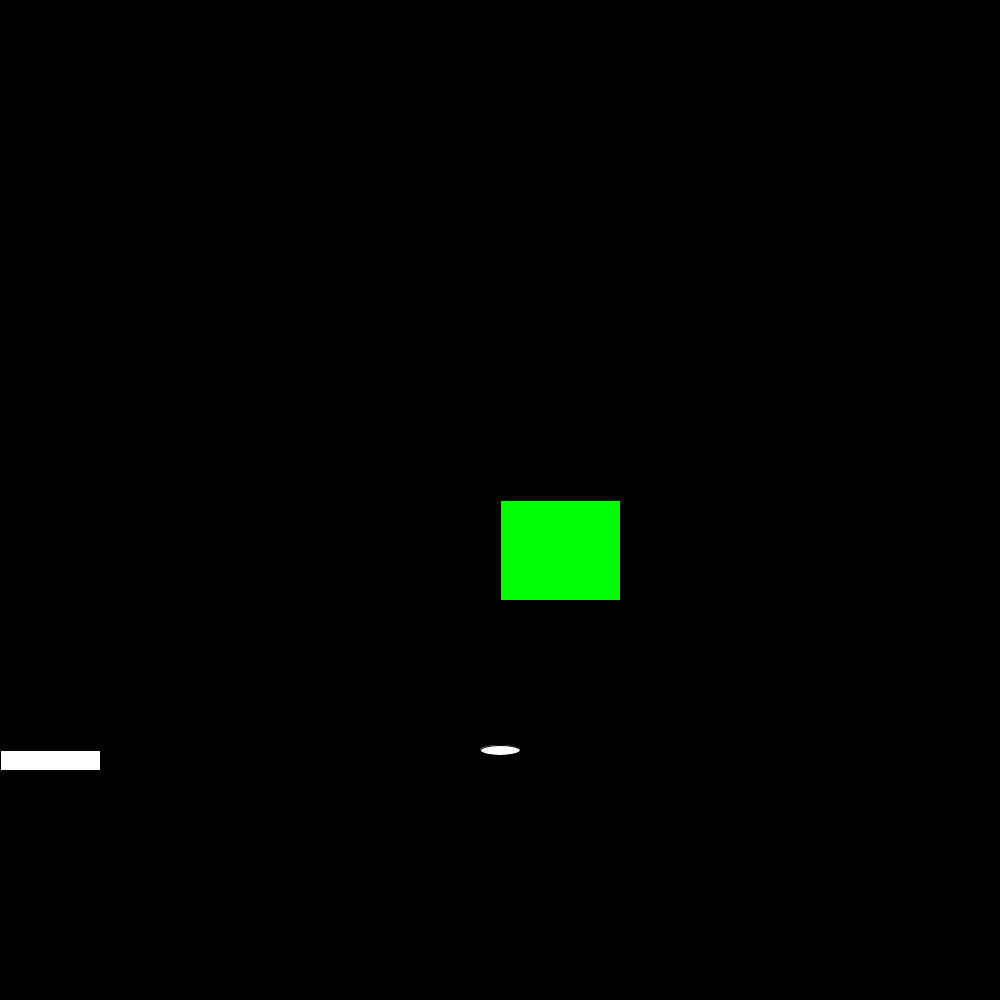
Frame 1 (no input)
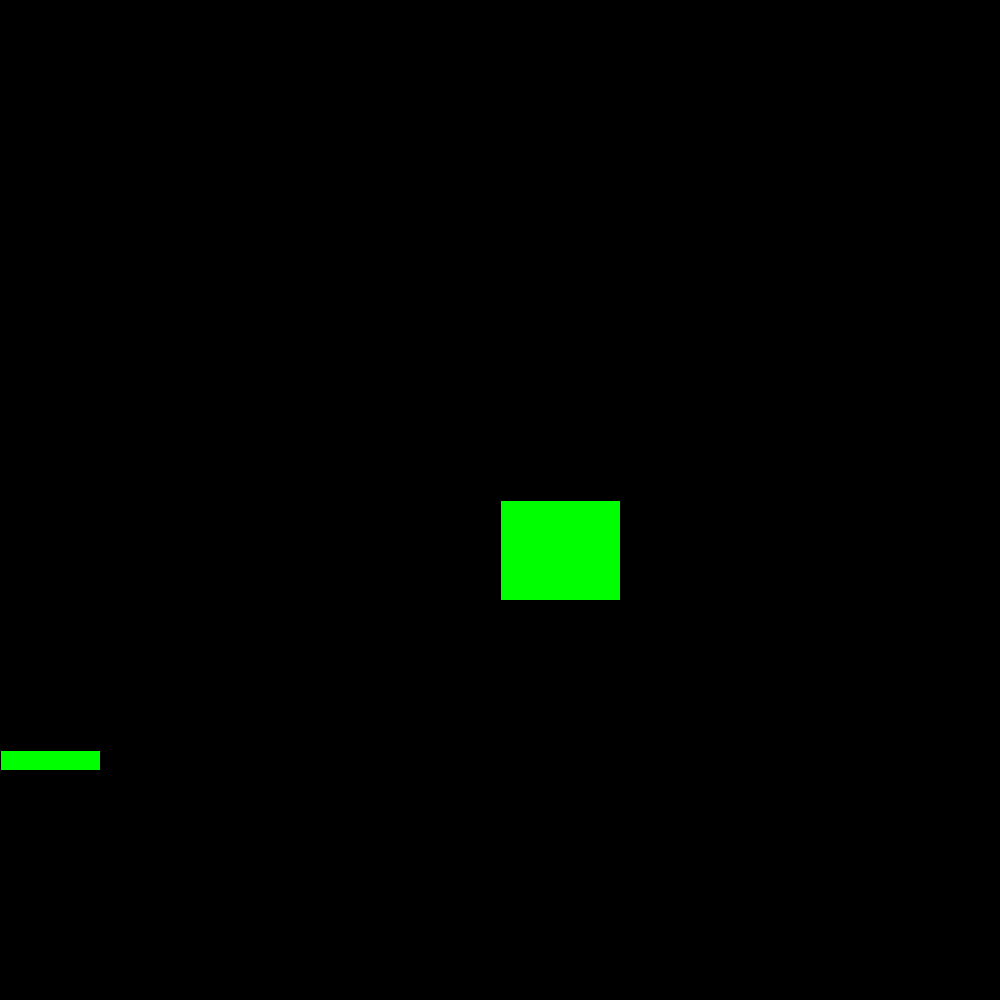
Frame 60 (the mouse pressed at the canvas centre just before this capture)
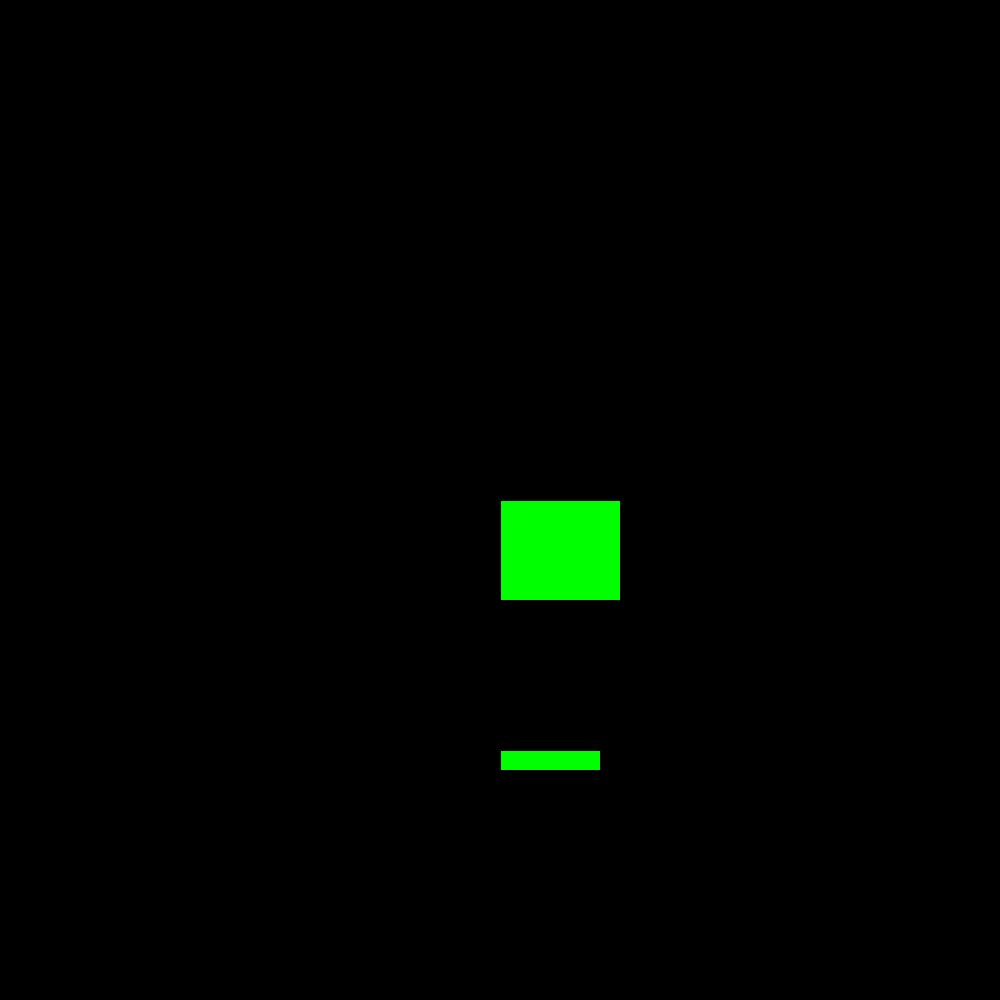
Frame 120 (the mouse held since frame 60 and released just before this capture)

The Processing sketch that drew these frames (run headless with seeded random() and noise(); from frame 60 on, the mouse is pressed at the canvas centre):

// Processing sketch: aleialn_game
// ── aleialn_game.pde
int bx=500;
int by=750;
int alienX=500;
int alienY=500;

void setup()
{
  size(1000,1000);
  noCursor();
}

void draw()
{
  background(0,0,0);
  rect(mouseX,750,100,20);
  ellipse(bx,by,40,10);
  fill(0,255,0);
  rect(alienX,alienY,120,100);
  by=by-115;
  if(bx>alienX && bx<alienX+100 && by<alienY+120)
  {
  alienX=(int)random(900);
  alienY=(int)random(650);
  }
}

void mousePressed()
{
  bx=mouseX;
  by=750;
}
